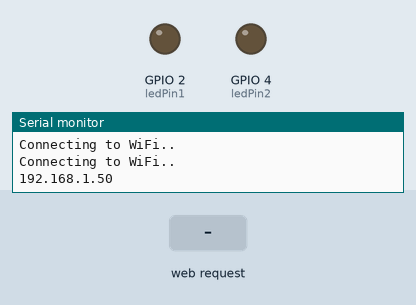
This sketch was run on a simulated ESP32. Parts: output pins drawn as LEDs (lit = HIGH), the last lines printed to the serial monitor. The test bench sets the inputs (shaded band). WiFi joins after 1.5 s; servers stay silent unless stated.

Above: at 3.2 s.
3.3 s: HTTP request GET /on received
At 4.0 s:
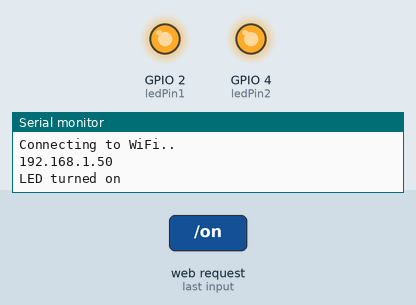
4.8 s: HTTP request GET /off received
At 5.2 s:
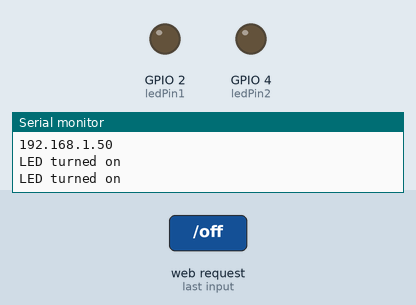
Timing chart, 0 to 7.8 s (numbered marks = the images above; inputs shaded):
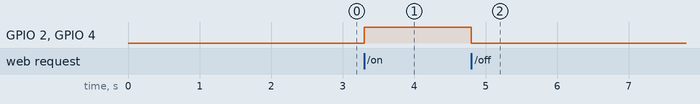

Measured:
- after the input at 3.3 s, GPIO 2 (ledPin1), GPIO 4 (ledPin2): LOW → HIGH at once
- after the input at 4.8 s, GPIO 2 (ledPin1), GPIO 4 (ledPin2): HIGH → LOW at once

The sketch:

animal_detection.ino
```cpp
#include <WiFi.h>
#include <WebServer.h>

const char* ssid = "SONY-S28K 8346";
const char* password = "Z641z<24";

WebServer server(80);

const int ledPin1 = 2;
const int ledPin2 = 4; // D2 pin

void setup() {
  pinMode(ledPin1, OUTPUT);
  pinMode(ledPin2, OUTPUT);
  WiFi.begin(ssid, password);
  while (WiFi.status() != WL_CONNECTED) {
    delay(1000);
    Serial.println("Connecting to WiFi..");
  }

  Serial.println(WiFi.localIP());

  server.on("/", HTTP_GET, handleRoot);
  server.on("/on", HTTP_GET, handleTurnOn); // New endpoint for turning the LED on
  server.on("/off", HTTP_GET, handleTurnOff); // New endpoint for turning the LED off
  server.begin();
}

void loop() {
  server.handleClient();
}

void handleRoot() {
  server.send(200, "text/plain", "Hello from ESP32!");
}

void handleTurnOn() {
  Serial.println("LED turned on");
  digitalWrite(ledPin1, HIGH);
  digitalWrite(ledPin2, HIGH); // Turn the LED on
  server.send(200, "text/plain", "LED turned on");
}

void handleTurnOff() {
  Serial.println("LED turned on");
  digitalWrite(ledPin1, LOW); // Turn the LED off
  digitalWrite(ledPin2, LOW);
  server.send(200, "text/plain", "LED turned off");
}
```
